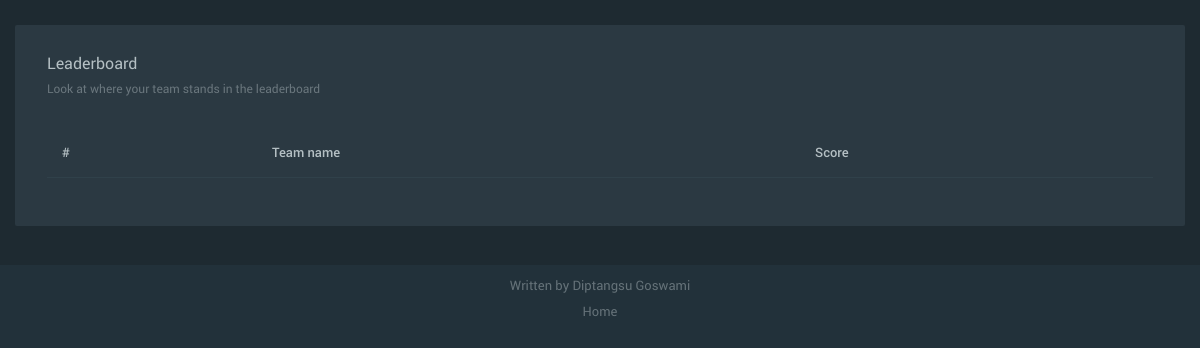
The app's page /leaderboard, older data.
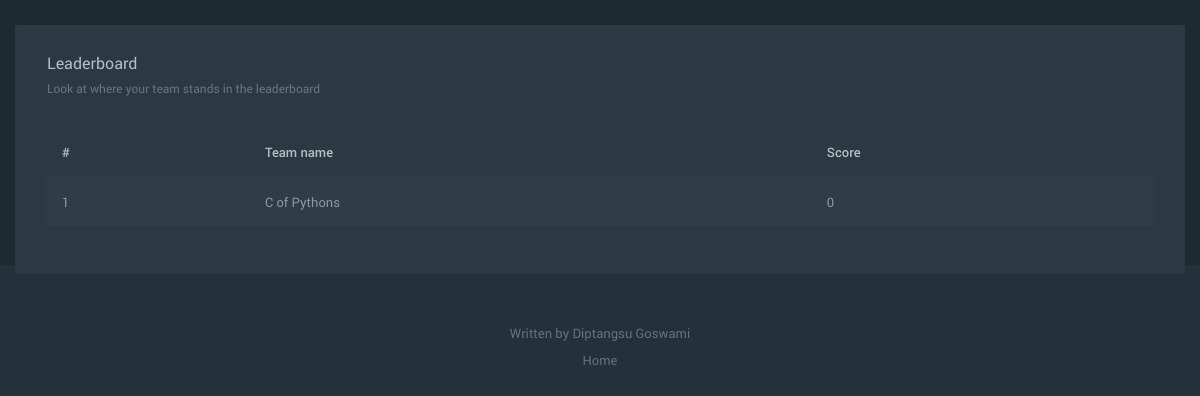
The same page, newer data.
### models/team.py (models this page shows, shortened)
class Team(db.Model):
    __tablename__ = 'Teams'
    id = db.Column(db.Integer, primary_key=True)
    team_name = db.Column(db.String(100))
    email = db.Column(db.String(100))
    phone = db.Column(db.String(100))
    password = db.Column(db.String(100))

### blueprints/question.py (the view)
@question_blueprint.route('/leaderboard')
def leaderboard():
    team_scores = Team.query \
        .outerjoin(Submission) \
        .outerjoin(Question) \
        .group_by(Team.team_name) \
        .with_entities(
            Team.team_name,
            func.coalesce(func.sum(Question.points), 0).label('score')) \
        .with_labels().all()
    return render_template('leaderboard.html', **{
        'team_scores': team_scores
    })

### templates/leaderboard.html (shortened to what this page needs)
{% extends 'base.html' %} {% block title %} Leaderboard {% endblock %} {% block
body %}
<div id="content" class="content--boxed">
  <div class="card">
    <div class="card__header">
      <h2>
        Leaderboard
        <small>Look at where your team stands in the leaderboard</small>
      </h2>
    </div>
    <div class="card__body">
      <div class="table-responsive">
        <table class="table table-striped">
          <thead>
            <tr>
              <th>#</th>
              <th>Team name</th>
              <th>Score</th>
            </tr>
          </thead>
          <tbody>
            {% for team in team_scores %}
            <tr>
              <td>{{ loop.index }}</td>
              <td>{{ team.team_name }}</td>
              <td>{{ team.score }}</td>
            </tr>
            {% endfor %}
          </tbody>
        </table>
      </div>
    </div>
  </div>
</div>
{% endblock %}

### templates/base.html (shortened to what this page needs)
<!DOCTYPE html>
<html lang="en">
<head>
    <link href="{{ url_for('static', filename='site/vendors/bower_components/animate.css/animate.min.css') }}"
          rel="stylesheet">
    <link href="{{ url_for('static', filename='site/vendors/bower_components/material-design-iconic-font/dist/css/material-design-iconic-font.min.css') }}"
          rel="stylesheet">
    <link href="{{ url_for('static', filename='site/css/app-1.min.css') }}" rel="stylesheet">
</head>
<body>
{% block body %}
{% endblock %}
<footer id="footer">
    Written by Diptangsu Goswami
    <ul class="footer__menu">
        <li><a href="/question/1">Home</a></li>
    </ul>
</footer>
</body>
</html>

Row changes from the older to the newer data that the page shows:
added Team: team_name "C of Pythons", score "0"
